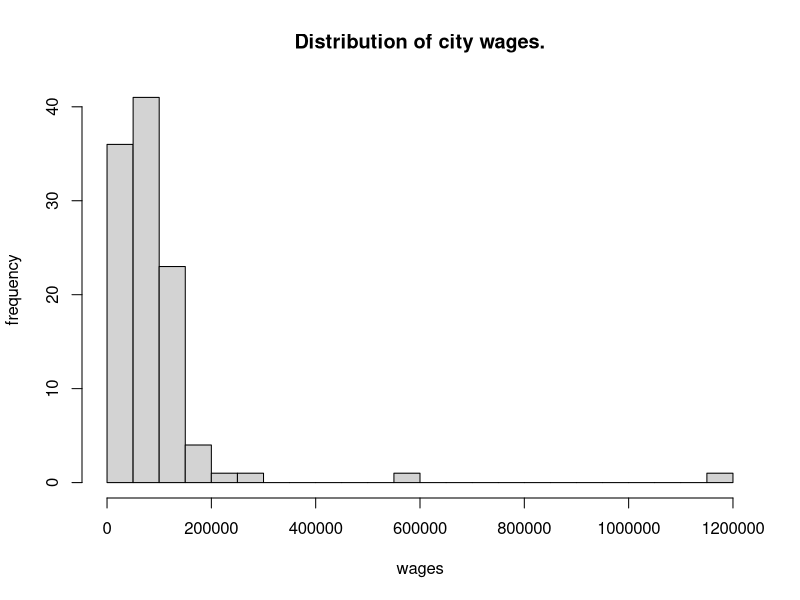

Generate this figure with R:
# setup (read data set)

# setup

lac_sal <- read.csv("./bellemployeesalaries.csv" )
bell <- subset(lac_sal, cityName == "Bell")
duarte <- subset(lac_sal, cityName == "Duarte")

# total_row <- nrow(lac_sal)
# if (nrow(bell) + nrow(duarte) == total_row) {
#   print("subsets work")
# } 

bell
duarte

max(duarte$wages)
max(bell$wages)

# 1.
fint = seq(0, max(bell$wages) + 50000, by = 50000)

png(filename = "wages-hist.png", width = 500, height = 500, units = "px")

hist(bell$wages, 
     breaks = fint,
     main = "Distribution of city wages.",  
     xlab = "wages", 
     ylab = "frequency", 
)

dev.off()

# 4.a 

duarte_mean <- mean(duarte$wages)
duarte_median <- median(duarte$wages)
duarte_sd <- sd(duarte$wages)

duarte_mean
duarte_median
duarte_sd

# 4.b. values in bell for comparison

bell_mean <- mean(bell$wages)
bell_median <- median(bell$wages)
bell_sd <- sd(bell$wages)

bell_mean
bell_median
bell_sd

# 4.c. police officer average salary
mean(subset(bell, position == "Police Officer")$wages)

#5. 

bell_sd_hs <- (max(bell$wages) - bell_mean ) / bell_sd
duarte_sd_hs <- (max(duarte$wages) - duarte_mean) / duarte_sd 

round(bell_sd_hs, 4)
round(duarte_sd_hs, 4)
